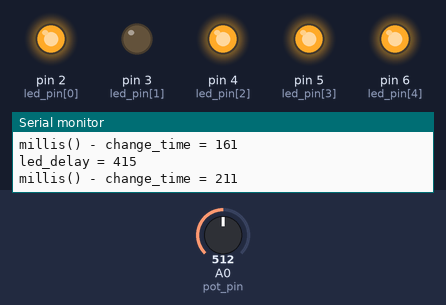
Recording of a sketch running on a simulated Arduino Uno, built with avr-gcc and run on an emulated ATmega328P. Shown: output pins drawn as LEDs (lit = HIGH), the last lines printed to the serial monitor. Dashed ring = blinking. Inputs (shaded band) come from the test bench; at power-on: A0 (pot_pin) = 512.

Above: at 1.2 s.
1.3 s: A0 (pot_pin) set to 488
At 3.31 s:
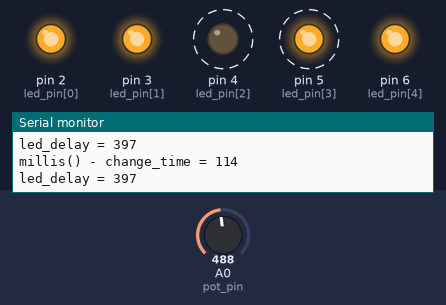
4.3 s: A0 (pot_pin) set to 461
At 5.71 s:
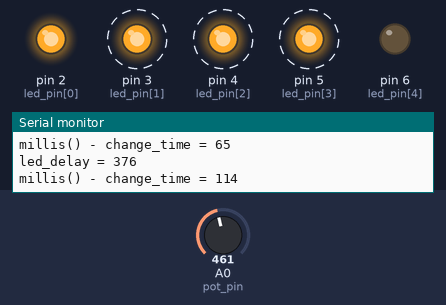
7.3 s: A0 (pot_pin) set to 122
At 8.02 s:
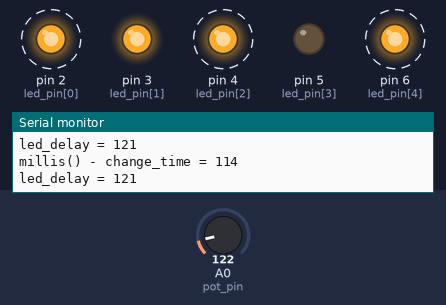
Timing chart, 0 to 16.3 s (numbered marks = the images above; inputs shaded):
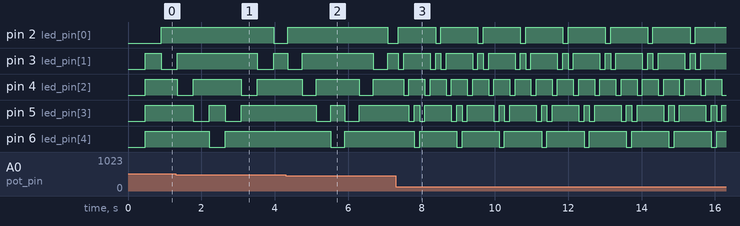

The sketch:

sketch_sep13a.ino
```cpp
int led_num = 5;
byte led_pin[] = {2, 3, 4, 5, 6};
int led_delay;
int direction = 1;
int current_led = 0;
unsigned long change_time;
int pot_pin = A0;

void setup() {

  Serial.begin(9600);

  for (int i = 0; i < led_num; i++)
  {
    pinMode(led_pin[i], OUTPUT);
  }
  change_time = millis();

}

void loop() {

 int raw = analogRead(pot_pin); // 0 to 1023
 led_delay = map(raw, 0, 1023, 30, 800);   // map to 30 to 800

 Serial.println(String("led_delay = ") + led_delay);
 Serial.println(String("millis() - change_time = ") + (millis() - change_time));

 if ((millis() - change_time) > led_delay)
 {
  change_led();
  change_time = millis();
 }

 // delay(500);
}


void change_led()
{
  for (int i = 0; i < led_num; i++)
  {
    digitalWrite(led_pin[i], HIGH);
  }

  digitalWrite(led_pin[current_led], LOW); // active low

  current_led += direction;

  if (current_led == led_num - 1)
  {
    direction = -1;
  }

  if (current_led == 0)
  {
    direction = 1;
  }
}
```

Measured:
- the behaviour switches between 477 and 476 on A0 (pot_pin) (found by bisection; images 1 and 2)
- after the input at 4.3 s, pin 2 (led_pin[0]): LOW → HIGH after 0.06 s instead of 0.11 s
- after the input at 7.3 s, pin 2 (led_pin[0]): alternates HIGH for 1.0 s and LOW for 0.14 s, starting after 0.07 s; pin 4 (led_pin[2]): alternates HIGH for 0.43 s and LOW for 0.14 s, starting after 0.21 s; pin 6 (led_pin[4]): alternates HIGH for 1.0 s and LOW for 0.14 s, starting after 0.50 s
- by itself, pin 3 (led_pin[1]): repeats every 1.2 s: HIGH 0.72 s, LOW 0.14 s, HIGH 0.14 s, LOW 0.14 s
- by itself, pin 4 (led_pin[2]): alternates HIGH for 1.2 s and LOW for 0.39 s
- by itself, pin 5 (led_pin[3]): repeats every 1.2 s: HIGH 0.14 s, LOW 0.14 s, HIGH 0.72 s, LOW 0.14 s
